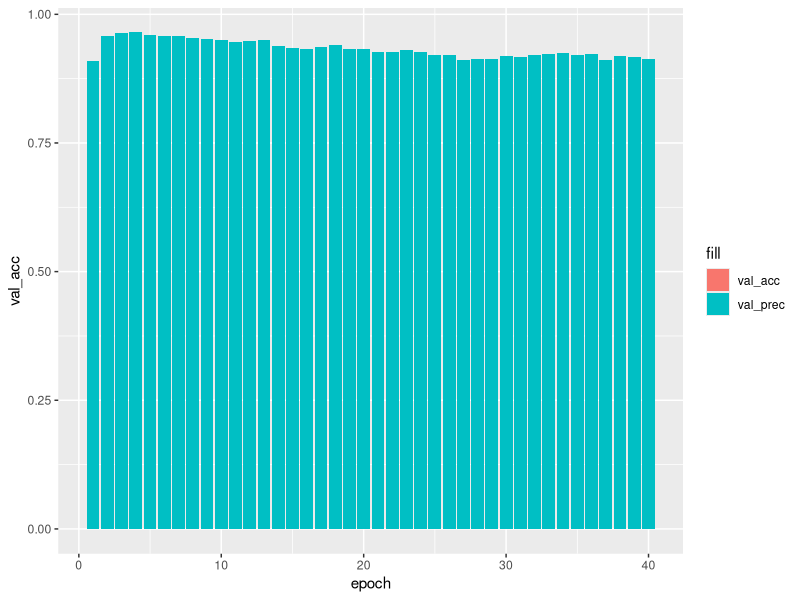
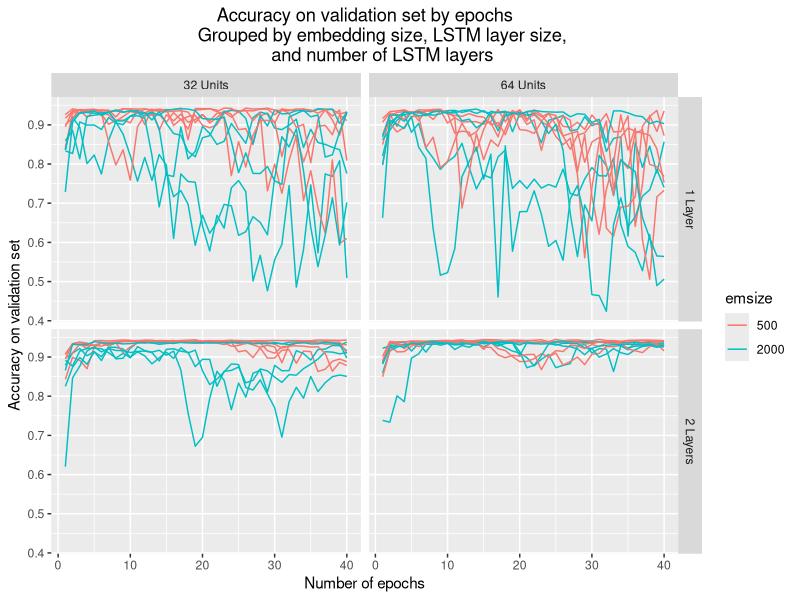

Generate these figures, in order, with R: (Note: this script raises an error after producing the figures.)
library(tidyverse)
library(gridExtra)

param.summ <- read_csv('results/hyperparameter/summary.txt')
param.summ$emsize <- as.factor(param.summ$emsize)
param.summ$nhid <- as.factor(param.summ$nhid)
param.summ$nlayers <- as.factor(param.summ$nlayers)
summary(param.summ)

ggplot(param.summ) +
  geom_bar(aes(epoch, val_acc, fill="val_acc"), stat='summary', fun.y='mean') +
  geom_bar(aes(epoch, val_prec, fill="val_prec"), stat='summary', fun.y='mean')

## accuracy  
labels_layers <- c('1'="1 Layer", '2'="2 Layers")
labels_hid <- c('32'="32 Units", '64'="64 Units")

ggplot(param.summ, aes(x=epoch, y=val_acc, color=emsize, group=interaction(condition,run))) +
  geom_line() +
  facet_grid(nlayers ~ nhid, labeller=labeller(nlayers=labels_layers,
                                               nhid=labels_hid)) +
  labs(title='Accuracy on validation set by epochs
       Grouped by embedding size, LSTM layer size,
       and number of LSTM layers',
       x='Number of epochs',
       y='Accuracy on validation set') +
  theme(plot.title = element_text(hjust = 0.5)) +
  # ggsave('analysis/charts/epoch-val_acc_facets.pdf', device='pdf')
  ggsave('analysis/charts/epoch-val_acc_facets.jpeg', device='jpeg')
  
ggplot(param.summ, aes(x=epoch)) +
  stat_summary(aes(y=val_acc, color=nhid), fun.y='mean', geom='line')

ggplot(param.summ, aes(x=epoch)) +
  stat_summary(aes(y=val_acc, color=nlayers), fun.y='mean', geom='line')+
  labs(title='Mean accuracy on validation set by epochs
       Ignoring Speaker Info',
       x='Number of epochs',
       y='Accuracy on validation set') +
  theme(plot.title = element_text(hjust = 0.5)) +
  # ggsave('analysis/charts/epoch-val_acc_nlayers.pdf', device='pdf')
  ggsave('analysis/charts/epoch-val_acc_nlayers.jpeg', device='jpeg')

## loss
ggplot(param.summ, aes(x=epoch)) +
  stat_summary(aes(y=val_loss, color=emsize), fun.y='mean', geom='line') +
  ggsave('analysis/charts/epoch-val_loss-emsize.pdf', device='pdf')

ggplot(param.summ, aes(x=epoch)) +
  stat_summary(aes(y=val_loss, color=nhid), fun.y='mean', geom='line') +
  ggsave('analysis/charts/epoch-val_loss-nhid.pdf', device='pdf')

ggplot(param.summ, aes(x=epoch)) +
  stat_summary(aes(y=val_loss, color=nlayers), fun.y='mean', geom='line') +
  ggsave('analysis/charts/epoch-val_loss-nlayers.pdf', device='pdf')

## f-score
ggplot(param.summ, aes(x=epoch)) +
  stat_summary(aes(y=val_f, color=emsize), fun.y='mean', geom='line') +
  ggsave('analysis/charts/epoch-val_f-emsize.pdf', device='pdf')

ggplot(param.summ, aes(x=epoch)) +
  stat_summary(aes(y=val_f, color=nhid), fun.y='mean', geom='line') +
  ggsave('analysis/charts/epoch-val_f-nhid.pdf', device='pdf')

ggplot(param.summ, aes(x=epoch)) +
  stat_summary(aes(y=val_f, color=nlayers), fun.y='mean', geom='line') +
  ggsave('analysis/charts/epoch-val_f-nlayers.pdf', device='pdf')



## training loss
ggplot(param.summ, aes(x=epoch)) +
  stat_summary(aes(y=train_loss, color=emsize), fun.y='mean', geom='line') +
  ggsave('analysis/charts/epoch-train_loss-emsize.pdf', device='pdf')

ggplot(param.summ, aes(x=epoch)) +
  stat_summary(aes(y=train_loss, color=nhid), fun.y='mean', geom='line') +
  ggsave('analysis/charts/epoch-train_loss-nhid.pdf', device='pdf')

ggplot(param.summ, aes(x=epoch)) +
  stat_summary(aes(y=train_loss, color=nlayers), fun.y='mean', geom='line') +
  ggsave('analysis/charts/epoch-train_loss-nlayers.pdf', device='pdf')



ggplot(param.summ) +
  geom_bar(aes(emsize, epoch_time), stat='summary', fun.y='mean')

ggplot(param.summ) +
  geom_bar(aes(nlayers, epoch_time), stat='summary', fun.y='mean')

################### ALSO INCLUDE SPEAKER ############################

param.summ.optimal <- subset(param.summ, nhid=='64' & emsize=='500' & nlayers=='2')

param.summ.speaker <- read_csv('results/include_speaker/summary.txt')
param.summ.speaker <- merge(param.summ.optimal, param.summ.speaker, all=TRUE)
param.summ.speaker$emsize <- as.factor(param.summ.speaker$emsize)
param.summ.speaker$nhid <- as.factor(param.summ.speaker$nhid)
param.summ.speaker$nlayers <- as.factor(param.summ.speaker$nlayers)
summary(param.summ.speaker)

## accuracy  
spkr.acc = ggplot(param.summ.speaker, aes(x=epoch)) +
   stat_summary(aes(y=val_acc, color=ignore_speaker), fun.y='mean', geom='line') +
  labs(title='Accuracy',
       x='Number of epochs',
       y='Mean proportion correct\non validation set',
       color='Use speaker info') +
  scale_color_manual(labels = c("Yes", "No"), values = c("#F8766D", "#00BFC4")) +
  theme(plot.title = element_text(hjust = 0.5))

## loss
spkr.loss = ggplot(param.summ.speaker, aes(x=epoch)) +
  stat_summary(aes(y=val_loss, color=ignore_speaker), fun.y='mean', geom='line') +
  labs(title='Loss',
     x='Number of epochs',
     y='Mean loss\non validation set',
     color='Use speaker info') +
  scale_color_manual(labels = c("Yes", "No"), values = c("#F8766D", "#00BFC4")) +
  theme(plot.title = element_text(hjust = 0.5))

## f-score
spkr.f = ggplot(param.summ.speaker, aes(x=epoch)) +
  stat_summary(aes(y=val_f, color=ignore_speaker), fun.y='mean', geom='line') +
  labs(title='F-Score',
       x='Number of epochs',
       y='Mean F-score\non validation set',
       color='Use speaker info') +
  scale_color_manual(labels = c("Yes", "No"), values = c("#F8766D", "#00BFC4")) +
  theme(plot.title = element_text(hjust = 0.5))

ggsave("analysis/charts/spkr/epoch-val-acc.jpeg", spkr.acc + guides(color=FALSE), width=2.25, height=2)
ggsave("analysis/charts/spkr/epoch-val-f.jpeg", spkr.f + guides(color=FALSE), width=2.25, height=2)
ggsave("analysis/charts/spkr/epoch-val-loss.jpeg", spkr.loss, width=3.375, height=2)


################### PARTIAL CONTEXT ############################

# speaker info does better, so let's update param.sum.optimal to reflect that
param.summ.optimal <- subset(param.summ.speaker, ignore_speaker=='False')
param.summ.optimal$full_context = rep('True',nrow(param.summ.optimal))

param.summ.context <- read_csv('results/partial_context/summary.txt')
param.summ.context <- merge(param.summ.context, param.summ.optimal, all=TRUE)

## accuracy  
cont.acc = ggplot(param.summ.context, aes(x=epoch)) +
  aes(y=val_acc, color=full_context, group=save) + geom_line() +
  labs(title='Accuracy',
       x='Number of epochs',
       y='Proportion correct\non validation set') +
  theme(plot.title = element_text(hjust = 0.5))

## loss
cont.loss = ggplot(param.summ.context, aes(x=epoch)) +
  aes(y=val_loss, color=full_context, group=save) + geom_line() +
  labs(title='Loss',
       x='Number of epochs',
       y='Loss\non validation set') +
  theme(plot.title = element_text(hjust = 0.5))

## f-score
cont.f = ggplot(param.summ.context, aes(x=epoch)) +
  aes(y=val_f, color=full_context, group=save) + geom_line() +
  labs(title='F-score',
       x='Number of epochs',
       y='F-score\non validation set',
       color='Amount of context') +
  theme(plot.title = element_text(hjust = 0.5))

ggsave("analysis/charts/context/epoch-val-acc.jpeg", cont.acc + guides(color=FALSE), width=2.25, height=2)
ggsave("analysis/charts/context/epoch-val-f.jpeg", cont.f + guides(color=FALSE), width=2.25, height=2)
ggsave("analysis/charts/context/epoch-val-loss.jpeg", cont.loss + labs(color='Amount of context') + scale_color_manual(labels = c("Current utterance", "Full discourse"), values = c("#F8766D", "#00BFC4")), width=3.375, height=2)

################### RNN COMPARISON ############################

param.summ.rnn <- read_csv('results/rnns/summary.txt')
param.summ.rnn <- merge(param.summ.rnn, param.summ.optimal, all=TRUE)

## accuracy 
rnn.acc = ggplot(param.summ.rnn, aes(x=epoch)) +
  aes(y=val_acc, color=model, group=save) + geom_line() +
  labs(title='Accuracy',
       x='Number of epochs',
       y='Proportion correct\non validation set') +
  theme(plot.title = element_text(hjust = 0.5))

## loss
rnn.loss = ggplot(param.summ.rnn, aes(x=epoch)) +
  aes(y=val_loss, color=model, group=save) + geom_line() +
  labs(title='Loss',
       x='Number of epochs',
       y='Loss\non validation set') +
  theme(plot.title = element_text(hjust = 0.5))

## f-score
rnn.f = ggplot(param.summ.rnn, aes(x=epoch)) +
  aes(y=val_f, color=model, group=save) + geom_line() +
  labs(title='F-score',
       x='Number of epochs',
       y='F-score\non validation set') +
  theme(plot.title = element_text(hjust = 0.5))

ggsave("analysis/charts/rnn/epoch-val-acc.jpeg", rnn.acc + guides(color=FALSE), width=2.25, height=2)
ggsave("analysis/charts/rnn/epoch-val-f.jpeg", rnn.f + guides(color=FALSE), width=2.25, height=2)
ggsave("analysis/charts/rnn/epoch-val-loss.jpeg", rnn.loss + labs(color='Recurrent Unit Type'), width=3.375, height=2)
